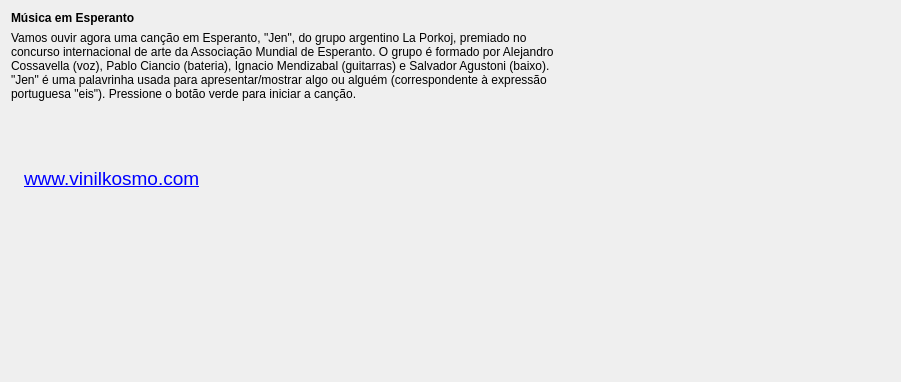
     <widget class="QWidget" name="tab_16">
      <attribute name="icon">
       <iconset resource="ikonoj.qrc">
        <normaloff>:/ikonoj/muziko.png</normaloff>:/ikonoj/muziko.png</iconset>
      </attribute>
      <attribute name="title">
       <string>4</string>
      </attribute>
      <layout class="QVBoxLayout" name="verticalLayout_4">
       <item>
        <widget class="titolo" name="Lec02_Label50">
         <property name="maximumSize">
          <size>
           <width>16777215</width>
           <height>30</height>
          </size>
         </property>
         <property name="font">
          <font>
           <weight>75</weight>
           <bold>true</bold>
          </font>
         </property>
         <property name="text">
          <string>Música em Esperanto</string>
         </property>
        </widget>
       </item>
       <item>
        <layout class="QHBoxLayout" name="horizontalLayout_2">
         <item>
          <layout class="QVBoxLayout" name="verticalLayout_3" stretch="0,1,0,3">
           <item>
            <widget class="QLabel" name="Lec02_Label49">
             <property name="text">
              <string>Vamos ouvir agora uma canção em Esperanto, &quot;Jen&quot;, do grupo argentino La Porkoj, premiado no concurso internacional de arte da Associação Mundial de Esperanto. O grupo é formado por Alejandro Cossavella (voz), Pablo Ciancio (bateria), Ignacio Mendizabal (guitarras) e Salvador Agustoni (baixo). &quot;Jen&quot; é uma palavrinha usada para apresentar/mostrar algo ou alguém (correspondente à expressão portuguesa &quot;eis&quot;). Pressione o botão verde para iniciar a canção.</string>
             </property>
             <property name="wordWrap">
              <bool>true</bool>
             </property>
            </widget>
           </item>
           <item>
            <spacer name="verticalSpacer_10">
             <property name="orientation">
              <enum>Qt::Vertical</enum>
             </property>
             <property name="sizeHint" stdset="0">
              <size>
               <width>20</width>
               <height>40</height>
              </size>
             </property>
            </spacer>
           </item>
           <item>
            <layout class="QHBoxLayout" name="horizontalLayout">
             <item>
              <widget class="QLabel" name="label">
               <property name="sizePolicy">
                <sizepolicy hsizetype="Maximum" vsizetype="Preferred">
                 <horstretch>0</horstretch>
                 <verstretch>0</verstretch>
                </sizepolicy>
               </property>
               <property name="text">
                <string/>
               </property>
               <property name="pixmap">
                <pixmap resource="ikonoj.qrc">:/ikonoj/acheto_charo.png</pixmap>
               </property>
              </widget>
             </item>
             <item>
              <widget class="QLabel" name="label_21">
               <property name="text">
                <string>&lt;!DOCTYPE HTML PUBLIC &quot;-//W3C//DTD HTML 4.0//EN&quot; &quot;http://www.w3.org/TR/REC-html40/strict.dtd&quot;&gt;
&lt;html&gt;&lt;head&gt;&lt;meta name=&quot;qrichtext&quot; content=&quot;1&quot; /&gt;&lt;style type=&quot;text/css&quot;&gt;
p, li { white-space: pre-wrap; }
&lt;/style&gt;&lt;/head&gt;&lt;body style=&quot; font-family:'Arial'; font-size:19px; font-weight:400; font-style:normal;&quot;&gt;
&lt;p style=&quot; margin-top:0px; margin-bottom:0px; margin-left:0px; margin-right:0px; -qt-block-indent:0; text-indent:0px;&quot;&gt;&lt;a href=&quot;http://www.vinilkosmo.com&quot;&gt;&lt;span style=&quot; font-size:19px; text-decoration: underline; color:#0000ff;&quot;&gt;www.vinilkosmo.com&lt;/span&gt;&lt;/a&gt;&lt;/p&gt;&lt;/body&gt;&lt;/html&gt;</string>
               </property>
               <property name="openExternalLinks">
                <bool>true</bool>
               </property>
              </widget>
             </item>
            </layout>
           </item>
           <item>
            <spacer name="verticalSpacer_5">
             <property name="orientation">
              <enum>Qt::Vertical</enum>
             </property>
             <property name="sizeHint" stdset="0">
              <size>
               <width>20</width>
               <height>40</height>
              </size>
             </property>
            </spacer>
           </item>
          </layout>
         </item>
         <item>
          <layout class="QVBoxLayout" name="verticalLayout_2">
           <item>
            <widget class="videoludilo" name="Lec02_jen_video">
             <property name="minimumSize">
              <size>
               <width>330</width>
               <height>300</height>
              </size>
             </property>
             <property name="frameShape">
              <enum>QFrame::NoFrame</enum>
             </property>
             <property name="frameShadow">
              <enum>QFrame::Raised</enum>
             </property>
            </widget>
           </item>
           <item>
            <spacer name="verticalSpacer_6">
             <property name="orientation">
              <enum>Qt::Vertical</enum>
             </property>
             <property name="sizeHint" stdset="0">
              <size>
               <width>20</width>
               <height>40</height>
              </size>
             </property>
            </spacer>
           </item>
          </layout>
         </item>
        </layout>
       </item>
      </layout>
     </widget>
